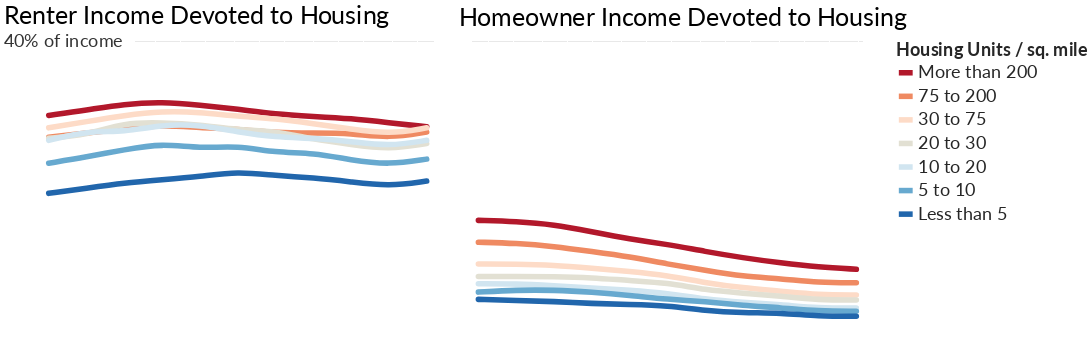

Notebook code cell kept with this figure:
### Code cell
comb_hous_den_chart = (rent_hous_den_chart | mort_hous_den_chart).configure_legend(orient='none', legendX=1250, legendY=0, titleFont='Lato', titleFontSize=26, titleOpacity=.85, titleLimit=300, labelFont='Lato', labelFontSize=26, labelOpacity=.85, labelLimit=300, symbolSize=400, symbolStrokeWidth=8)
comb_hous_den_chart

### Figure 1 — Vega-Lite specification as saved in the notebook (floating-point values rounded to 4 significant figures)
{"width": 600, "height": 400, "background": "white", "config": {"title": {"fontWeight": "normal", "fontSize": 36, "anchor": "start", "font": "Lato", "offset": 5}, "axisX": {"grid": false, "labelFont": "Lato", "labelFontSize": 16, "labelAngle": 0, "labelPadding": 10, "ticks": false, "tickSize": 5, "title": null, "titleFont": "Lato", "titleFontSize": 16, "titleFontWeight": "normal", "titleY": 30, "titleX": 280}, "axisY": {"grid": true, "gridOpacity": 1, "labelFont": "Lato", "labelFontSize": 16, "labelLimit": 100, "labelAlign": "left", "labelPadding": 20, "ticks": false, "title": null, "titleFont": "Lato", "titleFontWeight": "normal", "titleFontSize": 16, "titleAlign": "left", "titleAngle": 0, "titleY": -20, "titleX": -20, "domainWidth": 0}, "view": {"strokeOpacity": 0}, "legend": {"labelFont": "Lato", "labelFontSize": 26, "labelLimit": 300, "labelOpacity": 0.85, "legendX": 1250, "legendY": 0, "orient": "none", "symbolSize": 400, "symbolStrokeWidth": 8, "titleFont": "Lato", "titleFontSize": 26, "titleLimit": 300, "titleOpacity": 0.85}}, "hconcat": [{"layer": [{"data": {"name": "data-c701672e35226990ea1c797ae95b9245"}, "mark": {"type": "line", "interpolate": "basis", "size": 8, "strokeCap": "round"}, "encoding": {"color": {"type": "nominal", "field": "Hous_Den", "scale": {"domain": ["More than 200", "75 to 200", "30 to 75", "20 to 30", "10 to 20", "5 to 10", "Less than 5"], "range": ["#b2182b", "#ef8a62", "#fddbc7", "#e2e0d3", "#d1e5f0", "#67a9cf", "#2166ac"]}, "title": "Housing Units / sq. mile"}, "x": {"type": "ordinal", "axis": {"labelFontSize": 26, "labelOpacity": 0.8, "tickSize": 10, "ticks": true, "values": [2008, 2018]}, "field": "Year"}, "y": {"type": "quantitative", "axis": {"labelFontSize": 26, "labelOpacity": 0.8, "labelPadding": 35, "titleFontSize": 26, "titleOpacity": 0.8, "titleX": -35, "titleY": -30, "values": [15, 20, 25, 30, 35]}, "field": "Rent_Share_Inc", "scale": {"domain": [10, 40]}, "title": "Counties grouped by housing density"}}, "title": "Renter Income Devoted to Housing"}, {"data": {"name": "data-210bcfbf6ca010247ca2ea02fc053f02"}, "mark": {"type": "text", "dx": 21, "dy": 0, "font": "lato", "fontSize": 26, "opacity": 0.8}, "encoding": {"text": {"type": "nominal", "field": "text"}, "x": {"type": "ordinal", "field": "x"}, "y": {"type": "quantitative", "field": "y"}}}, {"data": {"name": "data-f8064fcc46e56012f905529fb2f42b79"}, "mark": {"type": "text", "dx": 13, "dy": -4, "fontSize": 11.5, "fontWeight": "bold", "opacity": 0.09}, "encoding": {"text": {"type": "nominal", "field": "text"}, "x": {"type": "ordinal", "axis": null, "field": "x"}, "y": {"type": "quantitative", "axis": null, "field": "y"}}}], "height": 450, "width": 600}, {"layer": [{"data": {"name": "data-b2f0b536f2a862074811c09a3c1e4385"}, "mark": {"type": "line", "interpolate": "basis", "size": 8, "strokeCap": "round"}, "encoding": {"color": {"type": "nominal", "field": "Hous_Den", "scale": {"domain": ["More than 200", "75 to 200", "30 to 75", "20 to 30", "10 to 20", "5 to 10", "Less than 5"], "range": ["#b2182b", "#ef8a62", "#fddbc7", "#e2e0d3", "#d1e5f0", "#67a9cf", "#2166ac"]}, "title": "Housing Units / sq. mile"}, "x": {"type": "ordinal", "axis": {"labelFontSize": 26, "labelOpacity": 0.8, "tickSize": 10, "ticks": true, "titleFontSize": 28, "values": [2008, 2018]}, "field": "Year"}, "y": {"type": "quantitative", "axis": {"labelFontSize": 26, "labelOpacity": 0, "labelPadding": 0, "titleFontSize": 26, "titleOpacity": 0.8, "titleX": -2, "titleY": -35, "values": [15, 20, 25, 30, 35]}, "field": "Mort_Share_Inc", "scale": {"domain": [10, 40]}, "title": "Counties grouped by housing density"}}, "title": "Homeowner Income Devoted to Housing"}, {"data": {"name": "data-868b5685abe58ff4e2b119808eba6245"}, "mark": {"type": "text", "dx": 0, "dy": -4, "fontSize": 11.5, "fontWeight": "bold", "opacity": 0.09}, "encoding": {"text": {"type": "nominal", "field": "text"}, "x": {"type": "ordinal", "axis": null, "field": "x"}, "y": {"type": "quantitative", "axis": null, "field": "y"}}}], "height": 450, "width": 600}], "$schema": "https://vega.github.io/schema/vega-lite/v4.0.0.json", "datasets": {"data-c701672e35226990ea1c797ae95b9245": [{"Year": 2008, "Hous_Den": "More than 200", "Rent_Share_Inc": 32.9, "pct_chg": 0.08224, "Order": 200}, {"Year": 2009, "Hous_Den": "More than 200", "Rent_Share_Inc": 33.4, "pct_chg": 0.0152, "Order": 200}, {"Year": 2010, "Hous_Den": "More than 200", "Rent_Share_Inc": 34.0, "pct_chg": 0.01796, "Order": 200}, {"Year": 2011, "Hous_Den": "More than 200", "Rent_Share_Inc": 34.2, "pct_chg": 0.005882, "Order": 200}, {"Year": 2012, "Hous_Den": "More than 200", "Rent_Share_Inc": 33.9, "pct_chg": -0.008772, "Order": 200}, {"Year": 2013, "Hous_Den": "More than 200", "Rent_Share_Inc": 33.5, "pct_chg": -0.0118, "Order": 200}, {"Year": 2014, "Hous_Den": "More than 200", "Rent_Share_Inc": 33.0, "pct_chg": -0.01493, "Order": 200}, {"Year": 2015, "Hous_Den": "More than 200", "Rent_Share_Inc": 32.8, "pct_chg": -0.006061, "Order": 200}, {"Year": 2016, "Hous_Den": "More than 200", "Rent_Share_Inc": 32.6, "pct_chg": -0.006098, "Order": 200}, {"Year": 2017, "Hous_Den": "More than 200", "Rent_Share_Inc": 32.2, "pct_chg": -0.01227, "Order": 200}, {"Year": 2018, "Hous_Den": "More than 200", "Rent_Share_Inc": 31.8, "pct_chg": -0.01242, "Order": 200}, {"Year": 2008, "Hous_Den": "75 to 200", "Rent_Share_Inc": 30.8, "pct_chg": 0.1119, "Order": 200}, {"Year": 2009, "Hous_Den": "75 to 200", "Rent_Share_Inc": 31.2, "pct_chg": 0.01299, "Order": 200}, {"Year": 2010, "Hous_Den": "75 to 200", "Rent_Share_Inc": 31.6, "pct_chg": 0.01282, "Order": 200}, {"Year": 2011, "Hous_Den": "75 to 200", "Rent_Share_Inc": 32.0, "pct_chg": 0.01266, "Order": 200}, {"Year": 2012, "Hous_Den": "75 to 200", "Rent_Share_Inc": 31.7, "pct_chg": -0.009375, "Order": 200}, {"Year": 2013, "Hous_Den": "75 to 200", "Rent_Share_Inc": 31.6, "pct_chg": -0.003155, "Order": 200}, {"Year": 2014, "Hous_Den": "75 to 200", "Rent_Share_Inc": 31.2, "pct_chg": -0.01266, "Order": 200}, {"Year": 2015, "Hous_Den": "75 to 200", "Rent_Share_Inc": 31.2, "pct_chg": 0.0, "Order": 200}, {"Year": 2016, "Hous_Den": "75 to 200", "Rent_Share_Inc": 31.2, "pct_chg": 0.0, "Order": 200}, {"Year": 2017, "Hous_Den": "75 to 200", "Rent_Share_Inc": 30.7, "pct_chg": -0.01603, "Order": 200}, {"Year": 2018, "Hous_Den": "75 to 200", "Rent_Share_Inc": 31.3, "pct_chg": 0.01954, "Order": 200}, {"Year": 2008, "Hous_Den": "30 to 75", "Rent_Share_Inc": 31.7, "pct_chg": -0.01858, "Order": 75}, {"Year": 2009, "Hous_Den": "30 to 75", "Rent_Share_Inc": 32.3, "pct_chg": 0.01893, "Order": 75}, {"Year": 2010, "Hous_Den": "30 to 75", "Rent_Share_Inc": 32.9, "pct_chg": 0.01858, "Order": 75}, {"Year": 2011, "Hous_Den": "30 to 75", "Rent_Share_Inc": 33.3, "pct_chg": 0.01216, "Order": 75}, {"Year": 2012, "Hous_Den": "30 to 75", "Rent_Share_Inc": 33.2, "pct_chg": -0.003003, "Order": 75}, {"Year": 2013, "Hous_Den": "30 to 75", "Rent_Share_Inc": 32.8, "pct_chg": -0.01205, "Order": 75}, {"Year": 2014, "Hous_Den": "30 to 75", "Rent_Share_Inc": 32.6, "pct_chg": -0.006098, "Order": 75}, {"Year": 2015, "Hous_Den": "30 to 75", "Rent_Share_Inc": 32.1, "pct_chg": -0.01534, "Order": 75}, {"Year": 2016, "Hous_Den": "30 to 75", "Rent_Share_Inc": 31.6, "pct_chg": -0.01558, "Order": 75}, {"Year": 2017, "Hous_Den": "30 to 75", "Rent_Share_Inc": 31.09, "pct_chg": 0.0538, "Order": 75}, {"Year": 2018, "Hous_Den": "30 to 75", "Rent_Share_Inc": 31.7, "pct_chg": 0.003003, "Order": 75}, {"Year": 2008, "Hous_Den": "20 to 30", "Rent_Share_Inc": 30.7, "pct_chg": -0.0254, "Order": 30}, {"Year": 2009, "Hous_Den": "20 to 30", "Rent_Share_Inc": 31.0, "pct_chg": 0.009772, "Order": 30}, {"Year": 2010, "Hous_Den": "20 to 30", "Rent_Share_Inc": 32.2, "pct_chg": 0.03871, "Order": 30}, {"Year": 2011, "Hous_Den": "20 to 30", "Rent_Share_Inc": 32.2, "pct_chg": 0.0, "Order": 30}, {"Year": 2012, "Hous_Den": "20 to 30", "Rent_Share_Inc": 32.0, "pct_chg": -0.006211, "Order": 30}, {"Year": 2013, "Hous_Den": "20 to 30", "Rent_Share_Inc": 31.5, "pct_chg": -0.01562, "Order": 30}, {"Year": 2014, "Hous_Den": "20 to 30", "Rent_Share_Inc": 31.4, "pct_chg": -0.003175, "Order": 30}, {"Year": 2015, "Hous_Den": "20 to 30", "Rent_Share_Inc": 30.6, "pct_chg": -0.02548, "Order": 30}, {"Year": 2016, "Hous_Den": "20 to 30", "Rent_Share_Inc": 30.1, "pct_chg": -0.01634, "Order": 30}, {"Year": 2017, "Hous_Den": "20 to 30", "Rent_Share_Inc": 29.62, "pct_chg": 0.103, "Order": 30}, {"Year": 2018, "Hous_Den": "20 to 30", "Rent_Share_Inc": 30.2, "pct_chg": -0.02711, "Order": 30}, {"Year": 2008, "Hous_Den": "10 to 20", "Rent_Share_Inc": 30.5, "pct_chg": null, "Order": 20}, {"Year": 2009, "Hous_Den": "10 to 20", "Rent_Share_Inc": 31.4, "pct_chg": 0.02951, "Order": 20}, {"Year": 2010, "Hous_Den": "10 to 20", "Rent_Share_Inc": 31.3, "pct_chg": -0.003185, "Order": 20}, {"Year": 2011, "Hous_Den": "10 to 20", "Rent_Share_Inc": 32.0, "pct_chg": 0.02236, "Order": 20}, {"Year": 2012, "Hous_Den": "10 to 20", "Rent_Share_Inc": 32.0, "pct_chg": 0.0, "Order": 20}, {"Year": 2013, "Hous_Den": "10 to 20", "Rent_Share_Inc": 31.3, "pct_chg": -0.02188, "Order": 20}, {"Year": 2014, "Hous_Den": "10 to 20", "Rent_Share_Inc": 30.8, "pct_chg": -0.01597, "Order": 20}, {"Year": 2015, "Hous_Den": "10 to 20", "Rent_Share_Inc": 30.7, "pct_chg": -0.003247, "Order": 20}, {"Year": 2016, "Hous_Den": "10 to 20", "Rent_Share_Inc": 30.4, "pct_chg": -0.009772, "Order": 20}, {"Year": 2017, "Hous_Den": "10 to 20", "Rent_Share_Inc": 29.91, "pct_chg": 0.003289, "Order": 20}, {"Year": 2018, "Hous_Den": "10 to 20", "Rent_Share_Inc": 30.5, "pct_chg": 0.03279, "Order": 20}, {"Year": 2008, "Hous_Den": "5 to 10", "Rent_Share_Inc": 28.3, "pct_chg": -0.1527, "Order": 10}, {"Year": 2009, "Hous_Den": "5 to 10", "Rent_Share_Inc": 28.9, "pct_chg": 0.0212, "Order": 10}, {"Year": 2010, "Hous_Den": "5 to 10", "Rent_Share_Inc": 29.6, "pct_chg": 0.02422, "Order": 10}, {"Year": 2011, "Hous_Den": "5 to 10", "Rent_Share_Inc": 30.2, "pct_chg": 0.02027, "Order": 10}, {"Year": 2012, "Hous_Den": "5 to 10", "Rent_Share_Inc": 29.7, "pct_chg": -0.01656, "Order": 10}, {"Year": 2013, "Hous_Den": "5 to 10", "Rent_Share_Inc": 30.0, "pct_chg": 0.0101, "Order": 10}, {"Year": 2014, "Hous_Den": "5 to 10", "Rent_Share_Inc": 29.3, "pct_chg": -0.02333, "Order": 10}, {"Year": 2015, "Hous_Den": "5 to 10", "Rent_Share_Inc": 29.3, "pct_chg": 0.0, "Order": 10}, {"Year": 2016, "Hous_Den": "5 to 10", "Rent_Share_Inc": 28.6, "pct_chg": -0.02389, "Order": 10}, {"Year": 2017, "Hous_Den": "5 to 10", "Rent_Share_Inc": 28.14, "pct_chg": -0.04196, "Order": 10}, {"Year": 2018, "Hous_Den": "5 to 10", "Rent_Share_Inc": 28.69, "pct_chg": 0.01095, "Order": 10}, {"Year": 2008, "Hous_Den": "Less than 5", "Rent_Share_Inc": 25.4, "pct_chg": -0.1885, "Order": 5}, {"Year": 2009, "Hous_Den": "Less than 5", "Rent_Share_Inc": 25.9, "pct_chg": 0.01969, "Order": 5}, {"Year": 2010, "Hous_Den": "Less than 5", "Rent_Share_Inc": 26.4, "pct_chg": 0.01931, "Order": 5}, {"Year": 2011, "Hous_Den": "Less than 5", "Rent_Share_Inc": 26.7, "pct_chg": 0.01136, "Order": 5}, {"Year": 2012, "Hous_Den": "Less than 5", "Rent_Share_Inc": 27.0, "pct_chg": 0.01124, "Order": 5}, {"Year": 2013, "Hous_Den": "Less than 5", "Rent_Share_Inc": 27.5, "pct_chg": 0.01852, "Order": 5}, {"Year": 2014, "Hous_Den": "Less than 5", "Rent_Share_Inc": 27.1, "pct_chg": -0.01455, "Order": 5}, {"Year": 2015, "Hous_Den": "Less than 5", "Rent_Share_Inc": 26.9, "pct_chg": -0.00738, "Order": 5}, {"Year": 2016, "Hous_Den": "Less than 5", "Rent_Share_Inc": 26.5, "pct_chg": -0.01487, "Order": 5}, {"Year": 2017, "Hous_Den": "Less than 5", "Rent_Share_Inc": 26.07, "pct_chg": 0.1547, "Order": 5}, {"Year": 2018, "Hous_Den": "Less than 5", "Rent_Share_Inc": 26.59, "pct_chg": -0.006536, "Order": 5}], "data-210bcfbf6ca010247ca2ea02fc053f02": [{"x": 2008, "y": 40, "text": "40% of income"}], "data-f8064fcc46e56012f905529fb2f42b79": [{"x": 2014, "y": 40, "text": "________________________________________________________________________"}], "data-b2f0b536f2a862074811c09a3c1e4385": [{"Year": 2008, "Hous_Den": "More than 200", "Mort_Share_Inc": 22.8, "pct_chg": 0.7953, "Order": 200}, {"Year": 2009, "Hous_Den": "More than 200", "Mort_Share_Inc": 22.7, "pct_chg": -0.004386, "Order": 200}, {"Year": 2010, "Hous_Den": "More than 200", "Mort_Share_Inc": 22.4, "pct_chg": -0.01322, "Order": 200}, {"Year": 2011, "Hous_Den": "More than 200", "Mort_Share_Inc": 21.7, "pct_chg": -0.03125, "Order": 200}, {"Year": 2012, "Hous_Den": "More than 200", "Mort_Share_Inc": 21.0, "pct_chg": -0.03226, "Order": 200}, {"Year": 2013, "Hous_Den": "More than 200", "Mort_Share_Inc": 20.5, "pct_chg": -0.02381, "Order": 200}, {"Year": 2014, "Hous_Den": "More than 200", "Mort_Share_Inc": 19.8, "pct_chg": -0.03415, "Order": 200}, {"Year": 2015, "Hous_Den": "More than 200", "Mort_Share_Inc": 19.2, "pct_chg": -0.0303, "Order": 200}, {"Year": 2016, "Hous_Den": "More than 200", "Mort_Share_Inc": 18.7, "pct_chg": -0.02604, "Order": 200}, {"Year": 2017, "Hous_Den": "More than 200", "Mort_Share_Inc": 18.3, "pct_chg": -0.02139, "Order": 200}, {"Year": 2018, "Hous_Den": "More than 200", "Mort_Share_Inc": 18.1, "pct_chg": -0.01093, "Order": 200}, {"Year": 2008, "Hous_Den": "75 to 200", "Mort_Share_Inc": 20.7, "pct_chg": 0.3355, "Order": 200}, {"Year": 2009, "Hous_Den": "75 to 200", "Mort_Share_Inc": 20.6, "pct_chg": -0.004831, "Order": 200}, {"Year": 2010, "Hous_Den": "75 to 200", "Mort_Share_Inc": 20.3, "pct_chg": -0.01456, "Order": 200}, {"Year": 2011, "Hous_Den": "75 to 200", "Mort_Share_Inc": 19.8, "pct_chg": -0.02463, "Order": 200}, {"Year": 2012, "Hous_Den": "75 to 200", "Mort_Share_Inc": 19.3, "pct_chg": -0.02525, "Order": 200}, {"Year": 2013, "Hous_Den": "75 to 200", "Mort_Share_Inc": 18.6, "pct_chg": -0.03627, "Order": 200}, {"Year": 2014, "Hous_Den": "75 to 200", "Mort_Share_Inc": 18.0, "pct_chg": -0.03226, "Order": 200}, {"Year": 2015, "Hous_Den": "75 to 200", "Mort_Share_Inc": 17.4, "pct_chg": -0.03333, "Order": 200}, {"Year": 2016, "Hous_Den": "75 to 200", "Mort_Share_Inc": 17.2, "pct_chg": -0.01149, "Order": 200}, {"Year": 2017, "Hous_Den": "75 to 200", "Mort_Share_Inc": 16.8, "pct_chg": -0.02326, "Order": 200}, {"Year": 2018, "Hous_Den": "75 to 200", "Mort_Share_Inc": 16.8, "pct_chg": 0.0, "Order": 200}, {"Year": 2008, "Hous_Den": "30 to 75", "Mort_Share_Inc": 18.6, "pct_chg": 0.06897, "Order": 75}, {"Year": 2009, "Hous_Den": "30 to 75", "Mort_Share_Inc": 18.6, "pct_chg": 0.0, "Order": 75}, {"Year": 2010, "Hous_Den": "30 to 75", "Mort_Share_Inc": 18.5, "pct_chg": -0.005376, "Order": 75}, {"Year": 2011, "Hous_Den": "30 to 75", "Mort_Share_Inc": 18.2, "pct_chg": -0.01622, "Order": 75}, {"Year": 2012, "Hous_Den": "30 to 75", "Mort_Share_Inc": 17.9, "pct_chg": -0.01648, "Order": 75}, {"Year": 2013, "Hous_Den": "30 to 75", "Mort_Share_Inc": 17.5, "pct_chg": -0.02235, "Order": 75}, {"Year": 2014, "Hous_Den": "30 to 75", "Mort_Share_Inc": 16.8, "pct_chg": -0.04, "Order": 75}, {"Year": 2015, "Hous_Den": "30 to 75", "Mort_Share_Inc": 16.3, "pct_chg": -0.02976, "Order": 75}, {"Year": 2016, "Hous_Den": "30 to 75", "Mort_Share_Inc": 16.0, "pct_chg": -0.0184, "Order": 75}, {"Year": 2017, "Hous_Den": "30 to 75", "Mort_Share_Inc": 15.63, "pct_chg": 0.05625, "Order": 75}, {"Year": 2018, "Hous_Den": "30 to 75", "Mort_Share_Inc": 15.63, "pct_chg": -0.02367, "Order": 75}, {"Year": 2008, "Hous_Den": "20 to 30", "Mort_Share_Inc": 17.4, "pct_chg": 0.02353, "Order": 30}, {"Year": 2009, "Hous_Den": "20 to 30", "Mort_Share_Inc": 17.4, "pct_chg": 0.0, "Order": 30}, {"Year": 2010, "Hous_Den": "20 to 30", "Mort_Share_Inc": 17.4, "pct_chg": 0.0, "Order": 30}, {"Year": 2011, "Hous_Den": "20 to 30", "Mort_Share_Inc": 17.3, "pct_chg": -0.005747, "Order": 30}, {"Year": 2012, "Hous_Den": "20 to 30", "Mort_Share_Inc": 17.0, "pct_chg": -0.01734, "Order": 30}, {"Year": 2013, "Hous_Den": "20 to 30", "Mort_Share_Inc": 16.8, "pct_chg": -0.01176, "Order": 30}, {"Year": 2014, "Hous_Den": "20 to 30", "Mort_Share_Inc": 16.1, "pct_chg": -0.04167, "Order": 30}, {"Year": 2015, "Hous_Den": "20 to 30", "Mort_Share_Inc": 15.8, "pct_chg": -0.01863, "Order": 30}, {"Year": 2016, "Hous_Den": "20 to 30", "Mort_Share_Inc": 15.5, "pct_chg": -0.01899, "Order": 30}, {"Year": 2017, "Hous_Den": "20 to 30", "Mort_Share_Inc": 15.14, "pct_chg": 0.1871, "Order": 30}, {"Year": 2018, "Hous_Den": "20 to 30", "Mort_Share_Inc": 15.14, "pct_chg": -0.05435, "Order": 30}, {"Year": 2008, "Hous_Den": "10 to 20", "Mort_Share_Inc": 16.7, "pct_chg": null, "Order": 20}, {"Year": 2009, "Hous_Den": "10 to 20", "Mort_Share_Inc": 16.7, "pct_chg": 0.0, "Order": 20}, {"Year": 2010, "Hous_Den": "10 to 20", "Mort_Share_Inc": 16.5, "pct_chg": -0.01198, "Order": 20}, {"Year": 2011, "Hous_Den": "10 to 20", "Mort_Share_Inc": 16.3, "pct_chg": -0.01212, "Order": 20}, {"Year": 2012, "Hous_Den": "10 to 20", "Mort_Share_Inc": 16.1, "pct_chg": -0.01227, "Order": 20}, {"Year": 2013, "Hous_Den": "10 to 20", "Mort_Share_Inc": 15.8, "pct_chg": -0.01863, "Order": 20}, {"Year": 2014, "Hous_Den": "10 to 20", "Mort_Share_Inc": 15.2, "pct_chg": -0.03797, "Order": 20}, {"Year": 2015, "Hous_Den": "10 to 20", "Mort_Share_Inc": 14.9, "pct_chg": -0.01974, "Order": 20}, {"Year": 2016, "Hous_Den": "10 to 20", "Mort_Share_Inc": 14.7, "pct_chg": -0.01342, "Order": 20}, {"Year": 2017, "Hous_Den": "10 to 20", "Mort_Share_Inc": 14.36, "pct_chg": 0.1429, "Order": 20}, {"Year": 2018, "Hous_Den": "10 to 20", "Mort_Share_Inc": 14.36, "pct_chg": 0.0119, "Order": 20}, {"Year": 2008, "Hous_Den": "5 to 10", "Mort_Share_Inc": 15.9, "pct_chg": -0.03636, "Order": 10}, {"Year": 2009, "Hous_Den": "5 to 10", "Mort_Share_Inc": 16.1, "pct_chg": 0.01258, "Order": 10}, {"Year": 2010, "Hous_Den": "5 to 10", "Mort_Share_Inc": 16.1, "pct_chg": 0.0, "Order": 10}, {"Year": 2011, "Hous_Den": "5 to 10", "Mort_Share_Inc": 15.9, "pct_chg": -0.01242, "Order": 10}, {"Year": 2012, "Hous_Den": "5 to 10", "Mort_Share_Inc": 15.6, "pct_chg": -0.01887, "Order": 10}, {"Year": 2013, "Hous_Den": "5 to 10", "Mort_Share_Inc": 15.2, "pct_chg": -0.02564, "Order": 10}, {"Year": 2014, "Hous_Den": "5 to 10", "Mort_Share_Inc": 15.0, "pct_chg": -0.01316, "Order": 10}, {"Year": 2015, "Hous_Den": "5 to 10", "Mort_Share_Inc": 14.6, "pct_chg": -0.02667, "Order": 10}, {"Year": 2016, "Hous_Den": "5 to 10", "Mort_Share_Inc": 14.4, "pct_chg": -0.0137, "Order": 10}, {"Year": 2017, "Hous_Den": "5 to 10", "Mort_Share_Inc": 14.06, "pct_chg": 0.09028, "Order": 10}, {"Year": 2018, "Hous_Den": "5 to 10", "Mort_Share_Inc": 14.06, "pct_chg": -0.01274, "Order": 10}, {"Year": 2008, "Hous_Den": "Less than 5", "Mort_Share_Inc": 15.2, "pct_chg": -0.09524, "Order": 5}, {"Year": 2009, "Hous_Den": "Less than 5", "Mort_Share_Inc": 15.1, "pct_chg": -0.006579, "Order": 5}, {"Year": 2010, "Hous_Den": "Less than 5", "Mort_Share_Inc": 15.0, "pct_chg": -0.006623, "Order": 5}, {"Year": 2011, "Hous_Den": "Less than 5", "Mort_Share_Inc": 14.8, "pct_chg": -0.01333, "Order": 5}, {"Year": 2012, "Hous_Den": "Less than 5", "Mort_Share_Inc": 14.7, "pct_chg": -0.006757, "Order": 5}, {"Year": 2013, "Hous_Den": "Less than 5", "Mort_Share_Inc": 14.6, "pct_chg": -0.006803, "Order": 5}, {"Year": 2014, "Hous_Den": "Less than 5", "Mort_Share_Inc": 14.1, "pct_chg": -0.03425, "Order": 5}, {"Year": 2015, "Hous_Den": "Less than 5", "Mort_Share_Inc": 13.9, "pct_chg": -0.01418, "Order": 5}, {"Year": 2016, "Hous_Den": "Less than 5", "Mort_Share_Inc": 13.9, "pct_chg": 0.0, "Order": 5}, {"Year": 2017, "Hous_Den": "Less than 5", "Mort_Share_Inc": 13.58, "pct_chg": 0.01439, "Order": 5}, {"Year": 2018, "Hous_Den": "Less than 5", "Mort_Share_Inc": 13.58, "pct_chg": -0.09929, "Order": 5}], "data-868b5685abe58ff4e2b119808eba6245": [{"x": 2013, "y": 40, "text": "______________________________________________________________________________________________"}]}}
